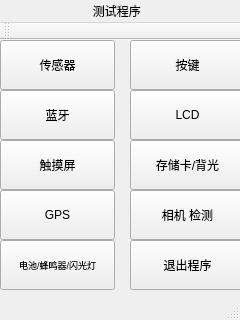
<?xml version="1.0" encoding="UTF-8"?>
<ui version="4.0">
 <class>MainWindow</class>
 <widget class="QMainWindow" name="MainWindow">
  <property name="geometry">
   <rect>
    <x>0</x>
    <y>0</y>
    <width>240</width>
    <height>320</height>
   </rect>
  </property>
  <property name="focusPolicy">
   <enum>Qt::NoFocus</enum>
  </property>
  <property name="windowTitle">
   <string>MainWindow</string>
  </property>
  <widget class="QWidget" name="centralWidget">
   <widget class="QPushButton" name="pushButton">
    <property name="geometry">
     <rect>
      <x>0</x>
      <y>0</y>
      <width>115</width>
      <height>50</height>
     </rect>
    </property>
    <property name="text">
     <string>传感器</string>
    </property>
   </widget>
   <widget class="QPushButton" name="pushButton_9">
    <property name="geometry">
     <rect>
      <x>0</x>
      <y>200</y>
      <width>115</width>
      <height>50</height>
     </rect>
    </property>
    <property name="font">
     <font>
      <pointsize>7</pointsize>
     </font>
    </property>
    <property name="text">
     <string>电池/蜂鸣器/闪光灯</string>
    </property>
   </widget>
   <widget class="QPushButton" name="pushButton_3">
    <property name="geometry">
     <rect>
      <x>0</x>
      <y>50</y>
      <width>115</width>
      <height>50</height>
     </rect>
    </property>
    <property name="text">
     <string>蓝牙</string>
    </property>
   </widget>
   <widget class="QPushButton" name="pushButton_4">
    <property name="geometry">
     <rect>
      <x>130</x>
      <y>50</y>
      <width>115</width>
      <height>50</height>
     </rect>
    </property>
    <property name="text">
     <string>LCD</string>
    </property>
   </widget>
   <widget class="QPushButton" name="pushButton_2">
    <property name="geometry">
     <rect>
      <x>130</x>
      <y>0</y>
      <width>115</width>
      <height>50</height>
     </rect>
    </property>
    <property name="text">
     <string>按键</string>
    </property>
   </widget>
   <widget class="QPushButton" name="pushButton_5">
    <property name="geometry">
     <rect>
      <x>0</x>
      <y>100</y>
      <width>115</width>
      <height>50</height>
     </rect>
    </property>
    <property name="text">
     <string>触摸屏</string>
    </property>
   </widget>
   <widget class="QPushButton" name="pushButton_6">
    <property name="geometry">
     <rect>
      <x>130</x>
      <y>100</y>
      <width>115</width>
      <height>50</height>
     </rect>
    </property>
    <property name="text">
     <string>存储卡/背光</string>
    </property>
   </widget>
   <widget class="QPushButton" name="pushButton_7">
    <property name="geometry">
     <rect>
      <x>0</x>
      <y>150</y>
      <width>115</width>
      <height>50</height>
     </rect>
    </property>
    <property name="text">
     <string>GPS</string>
    </property>
   </widget>
   <widget class="QPushButton" name="pushButton_8">
    <property name="geometry">
     <rect>
      <x>130</x>
      <y>150</y>
      <width>115</width>
      <height>50</height>
     </rect>
    </property>
    <property name="text">
     <string>相机 检测</string>
    </property>
   </widget>
   <widget class="QPushButton" name="pushButton_10">
    <property name="geometry">
     <rect>
      <x>130</x>
      <y>200</y>
      <width>115</width>
      <height>50</height>
     </rect>
    </property>
    <property name="text">
     <string>退出程序</string>
    </property>
   </widget>
  </widget>
  <widget class="QMenuBar" name="menuBar">
   <property name="geometry">
    <rect>
     <x>0</x>
     <y>0</y>
     <width>240</width>
     <height>26</height>
    </rect>
   </property>
   <widget class="QMenu" name="menu1">
    <property name="title">
     <string/>
    </property>
   </widget>
   <widget class="QMenu" name="menu">
    <property name="title">
     <string>                     测试程序</string>
    </property>
   </widget>
   <widget class="QMenu" name="menu_2">
    <property name="title">
     <string/>
    </property>
   </widget>
   <widget class="QMenu" name="menu_3">
    <property name="title">
     <string/>
    </property>
   </widget>
   <widget class="QMenu" name="menu_4">
    <property name="title">
     <string/>
    </property>
   </widget>
   <widget class="QMenu" name="menu_5">
    <property name="title">
     <string/>
    </property>
   </widget>
   <addaction name="menu1"/>
   <addaction name="menu"/>
   <addaction name="menu_2"/>
   <addaction name="menu_3"/>
   <addaction name="menu_4"/>
   <addaction name="menu_5"/>
  </widget>
  <widget class="QToolBar" name="mainToolBar">
   <attribute name="toolBarArea">
    <enum>TopToolBarArea</enum>
   </attribute>
   <attribute name="toolBarBreak">
    <bool>false</bool>
   </attribute>
  </widget>
  <widget class="QStatusBar" name="statusBar"/>
 </widget>
 <layoutdefault spacing="6" margin="11"/>
 <resources/>
 <connections/>
</ui>
